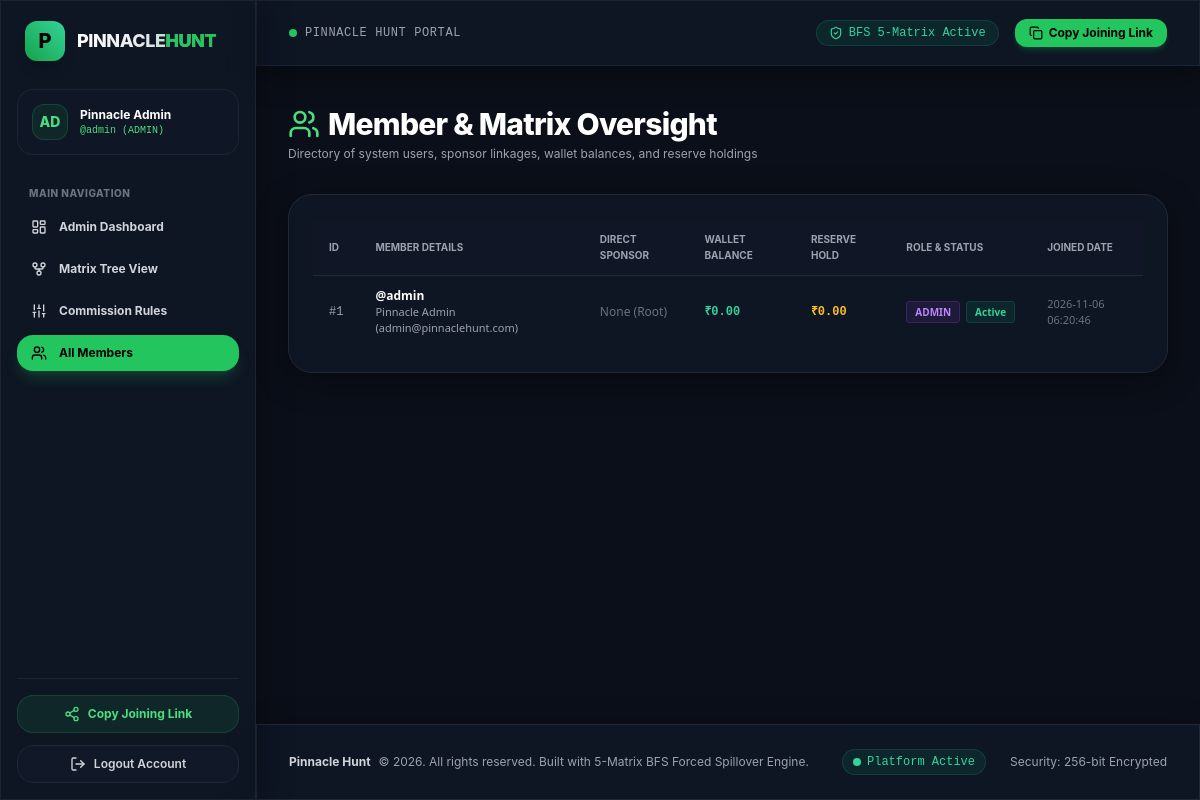
Page /index.php?page=admin_members (signed in) on the committed database.
### tables this page shows
CREATE TABLE `users` (
    `id` INT AUTO_INCREMENT PRIMARY KEY,
    `username` VARCHAR(50) NOT NULL UNIQUE,
    `email` VARCHAR(100) NOT NULL UNIQUE,
    `password` VARCHAR(255) NOT NULL,
    `full_name` VARCHAR(100) NOT NULL,
    `phone` VARCHAR(20) DEFAULT NULL,
    `role` ENUM('admin', 'user') NOT NULL DEFAULT 'user',
    `sponsor_id` INT DEFAULT NULL,
    `wallet_balance` DECIMAL(15,2) NOT NULL DEFAULT 0.00,
    `reserve_balance` DECIMAL(15,2) NOT NULL DEFAULT 0.00,
    `status` ENUM('active', 'suspended') NOT NULL DEFAULT 'active',
    `created_at` DATETIME NOT NULL DEFAULT CURRENT_TIMESTAMP,
    FOREIGN KEY (`sponsor_id`) REFERENCES `users`(`id`) ON DELETE SET NULL
);

### src/Controllers/AdminController.php (called while the page is built, shortened)
<?php
require_once __DIR__ . '/../../config/app.php';
require_once __DIR__ . '/../Models/User.php';
class AdminController {
    private User $userModel;
    public function __construct() {
        requireAuth('admin');
        $this->userModel = new User();
    }
    public function members() {
        $users = $this->userModel->getAllUsers();
        require_once __DIR__ . '/../../views/admin/members.php';
    }
}

### config/app.php (called while the page is built, shortened)
<?php
require_once __DIR__ . '/database.php';
function isLoggedIn(): bool {
    return isset($_SESSION['user_id']);
}
function currentUser(): ?array {
    static $user = null;
    if ($user === null) {
        try {
            $db = Database::getConnection();
            $stmt = $db->prepare("SELECT id, username, email, full_name, phone, role, sponsor_id, wallet_balance, reserve_balance, status, created_at FROM users WHERE id = ?");
            $stmt->execute([$_SESSION['user_id']]);
            $user = $stmt->fetch();
        } catch (Exception $e) {
            $user = null;
        }
    }
    return $user ?: null;
}
function requireAuth(?string $requiredRole = null) {
    if ($requiredRole !== null) {
        $user = currentUser();
    }
}
function formatCurrency($amount): string {
    return '₹' . number_format((float)$amount, 2);
}

### config/database.php (called while the page is built)
<?php
class Database {
    private static ?PDO $instance = null;
    public static function getConnection(): PDO {
        if (self::$instance === null) {
            $host = getenv('DB_HOST') ?: '127.0.0.1';
            $port = getenv('DB_PORT') ?: '3306';
            $dbname = getenv('DB_NAME') ?: 'pinnacle_hunt';
            $username = getenv('DB_USER') ?: 'pinnacle_user';
            $password = getenv('DB_PASS') ?: 'Pinnacle@2026';
            $dsn = "mysql:host={$host};port={$port};dbname={$dbname};charset=utf8mb4";
            $options = [
                PDO::ATTR_ERRMODE => PDO::ERRMODE_EXCEPTION,
                PDO::ATTR_DEFAULT_FETCH_MODE => PDO::FETCH_ASSOC,
                PDO::ATTR_EMULATE_PREPARES => false,
            ];
            try {
                self::$instance = new PDO($dsn, $username, $password, $options);
            } catch (PDOException $e) {
                http_response_code(500);
                echo "<!DOCTYPE html><html lang='en'><head><meta charset='UTF-8'><title>Database Connection Error - Pinnacle Hunt</title>";
                echo "<script src='https://cdn.tailwindcss.com'></script></head>";
                echo "<body class='bg-slate-950 text-white min-h-screen flex items-center justify-center p-6'>";
                echo "<div class='max-w-md w-full bg-slate-900 border border-slate-800 rounded-3xl p-8 text-center shadow-2xl'>";
                echo "<div class='w-16 h-16 bg-red-500/10 text-red-400 rounded-2xl flex items-center justify-center mx-auto mb-4 text-2xl font-bold'>!</div>";
                echo "<h1 class='text-2xl font-bold mb-2'>Database Connection Issue</h1>";
                echo "<p class='text-xs text-slate-400 mb-6'>Could not connect to MySQL database server using configured credentials.</p>";
                echo "<div class='p-4 bg-slate-950 rounded-2xl border border-slate-800 text-left text-xs font-mono text-red-300 mb-6 overflow-x-auto'>";
                echo htmlspecialchars($e->getMessage());
                echo "</div>";
                echo "<div class='text-xs text-slate-400 text-left space-y-2 mb-6'>";
                echo "<p class='font-bold text-slate-200'>Troubleshooting Steps:</p>";
                echo "<ul class='list-disc list-inside space-y-1'>";
                echo "<li>Ensure MariaDB/MySQL service is running.</li>";
                echo "<li>Verify database <code class='text-emerald-400'>pinnacle_hunt</code> exists and schema is imported from <code class='text-emerald-400'>database/schema.sql</code>.</li>";
                echo "<li>Set environment variables <code class='text-emerald-400'>DB_HOST, DB_USER, DB_PASS, DB_NAME</code> or update <code class='text-emerald-400'>config/database.php</code>.</li>";
                echo "</ul></div>";
                echo "</div></body></html>";
                exit();
            }
        }
        return self::$instance;
    }
}

### src/Models/User.php (called while the page is built, shortened)
<?php
require_once __DIR__ . '/../../config/database.php';
class User {
    private PDO $db;
    public function __construct() {
        $this->db = Database::getConnection();
    }
    public function getAllUsers(): array {
        $stmt = $this->db->query("
            SELECT u.*, s.username as sponsor_username
            FROM users u
            LEFT JOIN users s ON u.sponsor_id = s.id
            ORDER BY u.id DESC
        ");
        return $stmt->fetchAll();
    }
}

### views/admin/members.php (the view)
<?php require_once __DIR__ . '/../layout/header.php'; ?>
<div class="flex flex-col md:flex-row md:items-center justify-between gap-4 mb-8">
    <div>
        <h1 class="text-3xl font-extrabold text-white tracking-tight flex items-center gap-2">
            <i data-lucide="users" class="w-8 h-8 text-brand-400"></i> Member & Matrix Oversight
        </h1>
        <p class="text-xs text-gray-400 mt-1">Directory of system users, sponsor linkages, wallet balances, and reserve holdings</p>
    </div>
</div>
<div class="glass-card rounded-3xl p-6 border border-gray-800">
    <div class="overflow-x-auto">
        <table class="w-full text-left text-xs text-gray-300">
            <thead class="bg-gray-900/60 uppercase text-[10px] text-gray-400 font-semibold border-b border-gray-800">
                <tr>
                    <th class="px-4 py-3">ID</th>
                    <th class="px-4 py-3">Member Details</th>
                    <th class="px-4 py-3">Direct Sponsor</th>
                    <th class="px-4 py-3">Wallet Balance</th>
                    <th class="px-4 py-3">Reserve Hold</th>
                    <th class="px-4 py-3">Role & Status</th>
                    <th class="px-4 py-3">Joined Date</th>
                </tr>
            </thead>
            <tbody class="divide-y divide-gray-800/60 font-mono">
                <?php if (empty($users)): ?>
                    <tr>
                        <td colspan="7" class="px-4 py-6 text-center text-gray-500 font-sans">No members registered yet.</td>
                    </tr>
                <?php else: ?>
                    <?php foreach ($users as $u): ?>
                        <tr class="hover:bg-gray-800/30 transition">
                            <td class="px-4 py-3 text-gray-400">#<?= $u['id'] ?></td>
                            <td class="px-4 py-3 font-sans">
                                <div class="font-bold text-white">@<?= htmlspecialchars($u['username']) ?></div>
                                <div class="text-[11px] text-gray-400"><?= htmlspecialchars($u['full_name']) ?> (<?= htmlspecialchars($u['email']) ?>)</div>
                            </td>
                            <td class="px-4 py-3 text-brand-400 font-sans">
                                <?= !empty($u['sponsor_username']) ? '@' . htmlspecialchars($u['sponsor_username']) : '<span class="text-gray-500">None (Root)</span>' ?>
                            </td>
                            <td class="px-4 py-3 text-emerald-400 font-bold"><?= formatCurrency($u['wallet_balance']) ?></td>
                            <td class="px-4 py-3 text-amber-400 font-bold"><?= formatCurrency($u['reserve_balance']) ?></td>
                            <td class="px-4 py-3 font-sans">
                                <div class="flex items-center gap-1.5">
                                    <span class="px-2 py-0.5 rounded text-[10px] font-bold <?= $u['role'] === 'admin' ? 'bg-purple-500/10 text-purple-400 border border-purple-500/20' : 'bg-gray-800 text-gray-300' ?>"><?= strtoupper($u['role']) ?></span>
                                    <span class="px-2 py-0.5 rounded text-[10px] font-bold bg-emerald-500/10 text-emerald-400 border border-emerald-500/20"><?= ucfirst($u['status']) ?></span>
                                </div>
                            </td>
                            <td class="px-4 py-3 text-gray-500 font-sans text-[11px]"><?= $u['created_at'] ?></td>
                        </tr>
                    <?php endforeach; ?>
                <?php endif; ?>
            </tbody>
        </table>
    </div>
</div>
<?php require_once __DIR__ . '/../layout/footer.php'; ?>

### views/layout/header.php (shortened to what this page needs)
<!DOCTYPE html>
<html lang="en" class="dark">
<head>
    <script src="https://cdn.tailwindcss.com"></script>
</head>
<body class="min-h-screen flex flex-col antialiased selection:bg-brand-500 selection:text-black">
<?php if (isLoggedIn()): $user = currentUser(); ?>
<aside class="w-64 fixed inset-y-0 left-0 z-40 glass-card border-r border-gray-800/80 hidden md:flex flex-col justify-between p-4">
    <div class="space-y-6">
        <a href="index.php" class="flex items-center gap-3 px-2 py-1 group">
            <div class="w-10 h-10 rounded-xl bg-gradient-to-tr from-brand-600 to-emerald-400 flex items-center justify-center font-extrabold text-black text-xl shadow-lg group-hover:scale-105 transition-transform">
                P
            </div>
            <span class="font-extrabold text-lg tracking-tight bg-clip-text text-transparent bg-gradient-to-r from-white via-gray-200 to-brand-400">
                PINNACLE<span class="text-brand-500">HUNT</span>
            </span>
        </a>
        <div class="p-3.5 rounded-2xl bg-gray-900/80 border border-gray-800/80 flex items-center gap-3">
            <div class="w-9 h-9 rounded-xl bg-brand-500/10 border border-brand-500/20 text-brand-400 flex items-center justify-center font-extrabold text-sm">
                <?= strtoupper(substr($user['username'] ?? 'U', 0, 2)) ?>
            </div>
            <div class="flex-1 min-w-0">
                <div class="text-xs font-bold text-white truncate"><?= htmlspecialchars($user['full_name'] ?? '') ?></div>
                <div class="text-[10px] text-brand-400 font-mono truncate">@<?= htmlspecialchars($user['username'] ?? '') ?> (<?= strtoupper($user['role'] ?? 'USER') ?>)</div>
            </div>
        </div>
        <nav class="space-y-1.5">
            <span class="px-3 text-[10px] font-extrabold text-gray-500 uppercase tracking-wider">Main Navigation</span>
            <?php if ($user && $user['role'] === 'admin'): ?>
                <a href="index.php?page=admin_dashboard" class="flex items-center gap-3 px-3.5 py-2.5 rounded-2xl text-xs font-bold transition hover:bg-gray-800/80 hover:text-white <?= ($_GET['page'] ?? '') === 'admin_dashboard' ? 'bg-brand-500 text-black shadow-lg shadow-brand-500/20' : 'text-gray-300' ?>">
                    <i data-lucide="layout-dashboard" class="w-4 h-4"></i> Admin Dashboard
                </a>
                <a href="index.php?page=admin_matrix_tree" class="flex items-center gap-3 px-3.5 py-2.5 rounded-2xl text-xs font-bold transition hover:bg-gray-800/80 hover:text-white <?= ($_GET['page'] ?? '') === 'admin_matrix_tree' ? 'bg-brand-500 text-black shadow-lg shadow-brand-500/20' : 'text-gray-300' ?>">
                    <i data-lucide="git-fork" class="w-4 h-4"></i> Matrix Tree View
                </a>
                <a href="index.php?page=admin_settings" class="flex items-center gap-3 px-3.5 py-2.5 rounded-2xl text-xs font-bold transition hover:bg-gray-800/80 hover:text-white <?= ($_GET['page'] ?? '') === 'admin_settings' ? 'bg-brand-500 text-black shadow-lg shadow-brand-500/20' : 'text-gray-300' ?>">
                    <i data-lucide="sliders" class="w-4 h-4"></i> Commission Rules
                </a>
                <a href="index.php?page=admin_members" class="flex items-center gap-3 px-3.5 py-2.5 rounded-2xl text-xs font-bold transition hover:bg-gray-800/80 hover:text-white <?= ($_GET['page'] ?? '') === 'admin_members' ? 'bg-brand-500 text-black shadow-lg shadow-brand-500/20' : 'text-gray-300' ?>">
                    <i data-lucide="users" class="w-4 h-4"></i> All Members
                </a>
            <?php endif; ?>
        </nav>
    </div>
    <div class="space-y-3 pt-4 border-t border-gray-800/80">
        <?php
            $protocol = isset($_SERVER['HTTPS']) && $_SERVER['HTTPS'] === 'on' ? "https" : "http";
            $host = $_SERVER['HTTP_HOST'] ?? 'localhost:8000';
            $asideRefUrl = "{$protocol}://{$host}/index.php?page=register&ref=" . urlencode($user['username'] ?? '');
        ?>
        <button id="asideShareBtn" onclick="copyToClipboard('<?= htmlspecialchars($asideRefUrl) ?>', 'asideShareBtn')" class="w-full py-2.5 px-3 rounded-2xl text-xs font-bold bg-brand-500/10 hover:bg-brand-500/20 text-brand-400 border border-brand-500/20 transition flex items-center justify-center gap-2">
            <i data-lucide="share-2" class="w-4 h-4"></i> Copy Joining Link
        </button>
        <a href="index.php?action=logout" class="w-full py-2.5 px-3 rounded-2xl text-xs font-semibold bg-gray-900 hover:bg-red-500/20 text-gray-300 hover:text-red-400 border border-gray-800 hover:border-red-500/30 transition flex items-center justify-center gap-2">
            <i data-lucide="log-out" class="w-4 h-4"></i> Logout Account
        </a>
    </div>
</aside>
<div class="md:ml-64 min-h-screen flex flex-col flex-1">
    <header class="sticky top-0 z-30 glass-card border-b border-gray-800/80">
        <div class="max-w-7xl mx-auto px-4 sm:px-6 lg:px-8">
            <div class="flex items-center justify-between h-16">
                <div class="flex items-center gap-3">
                    <div class="flex items-center gap-2">
                        <span class="w-2 h-2 rounded-full bg-brand-500 animate-pulse"></span>
                        <span class="text-xs font-mono text-gray-400 uppercase tracking-wider">Pinnacle Hunt Portal</span>
                    </div>
                </div>
                <div class="flex items-center gap-4">
                    <span class="hidden sm:inline-flex items-center gap-1.5 px-3 py-1 rounded-full bg-emerald-500/10 text-emerald-400 font-mono text-xs border border-emerald-500/20">
                        <i data-lucide="shield-check" class="w-3.5 h-3.5"></i> BFS 5-Matrix Active
                    </span>
                    <button id="topNavShareBtn" onclick="copyToClipboard('<?= htmlspecialchars($asideRefUrl) ?>', 'topNavShareBtn')" class="px-3.5 py-1.5 rounded-xl text-xs font-bold bg-brand-500 hover:bg-brand-600 text-black shadow-md shadow-brand-500/20 transition flex items-center gap-1.5">
                        <i data-lucide="copy" class="w-3.5 h-3.5"></i> Copy Joining Link
                    </button>
                </div>
            </div>
        </div>
    </header>
<?php endif; ?>
<div class="max-w-7xl mx-auto w-full px-4 sm:px-6 lg:px-8 pt-4">
</div>
<main class="flex-1 max-w-7xl w-full mx-auto px-4 sm:px-6 lg:px-8 py-6">

### views/layout/header.php (style rules this page uses)
body { background-color: #0b0f19; color: #f3f4f6; font-family: 'Inter', system-ui, -apple-system, sans-serif; }
.glass-card { background: rgba(17, 24, 39, 0.75); backdrop-filter: blur(16px); -webkit-backdrop-filter: blur(16px); border: 1px solid rgba(255, 255, 255, 0.08); box-shadow: 0 8px 32px 0 rgba(0, 0, 0, 0.37); }

### rows in the picture
users: username "AD", full_name "Pinnacle Admin", username "admin", role "ADMIN", id "1", email "admin@pinnaclehunt.com", wallet_balance "₹0.00", reserve_balance "₹0.00", status "Active", created_at "2026-11-06 06:20:46"
